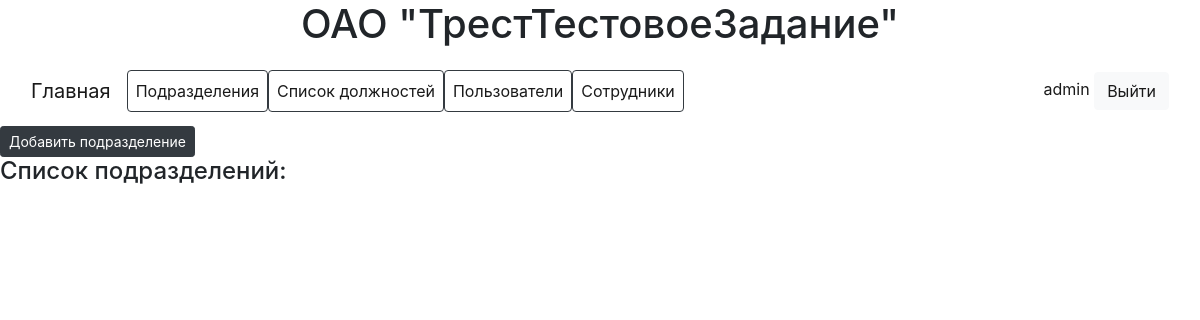
Page /subdivisions/ (signed in) on the earlier database version.
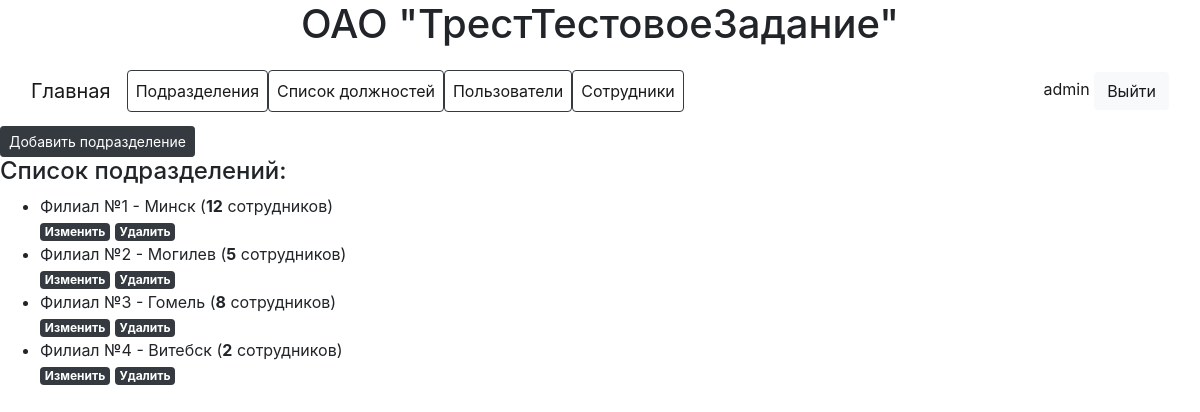
Same page on the later database version.
### employees/models.py (models this page shows, shortened)
class Subdivision(models.Model):
    title = models.CharField(max_length=250)
    address = models.CharField(max_length=250, blank=True, null=True)
    note = models.TextField(blank=True, null=True)
    created = models.DateTimeField(auto_now_add=True)

### employees/views.py (the view)
# urls.py: path('subdivisions/', views.SubdivisionList.as_view(), name='subdivisions'),
class SubdivisionList(LoginRequiredMixin, ListView):
    template_name = 'subdivisions/subdivisions.html'
    context_object_name = 'subdivisions'
    def get_queryset(self):
        return Subdivision.objects.all().order_by('title')

### employees/templates/subdivisions/subdivisions.html (shortened to what this page needs)
{% extends "base.html" %}
{% block main %}
    <div>
        <a href="{% url 'employee:subdivisions_create' %}" class="btn btn-dark btn-sm">Добавить подразделение</a>
        <h4>Список подразделений:</h4>
        <ul>
            {% for subdiv in subdivisions %}
                <li>
                    {{ subdiv.title }} - {{ subdiv.address }} (<b>{{ subdiv.employee_set.all.count }}</b>
                    сотрудников)<br>
                    <a class="badge badge-dark" href="{% url 'employee:subdivisions_update' subdiv.pk %}">Изменить</a>
                    <a class="badge badge-dark" href="{% url 'employee:subdivisions_delete' subdiv.pk %}">Удалить</a>
                </li>
            {% endfor %}
        </ul>
    </div>
{% endblock %}

Differences in the rows shown:
added Subdivision: title "Филиал №1", address "Минск", employee_set.all.count "12"
added Subdivision: title "Филиал №2", address "Могилев", employee_set.all.count "5"
added Subdivision: title "Филиал №3", address "Гомель", employee_set.all.count "8"
added Subdivision: title "Филиал №4", address "Витебск", employee_set.all.count "2"
